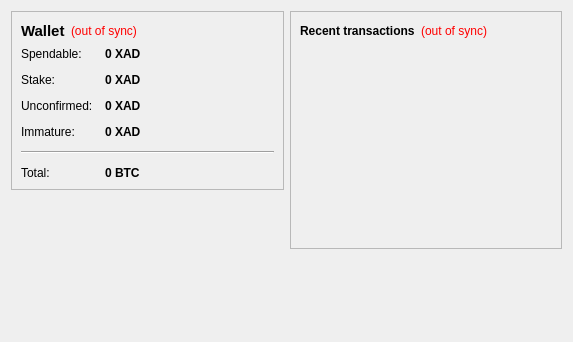
<?xml version="1.0" encoding="UTF-8"?>
<ui version="4.0">
 <class>OverviewPage</class>
 <widget class="QWidget" name="OverviewPage">
  <property name="geometry">
   <rect>
    <x>0</x>
    <y>0</y>
    <width>573</width>
    <height>342</height>
   </rect>
  </property>
  <property name="windowTitle">
   <string>Form</string>
  </property>
  <layout class="QHBoxLayout" name="horizontalLayout" stretch="1,1">
   <item>
    <layout class="QVBoxLayout" name="verticalLayout_2">
     <item>
      <widget class="QFrame" name="frame">
       <property name="frameShape">
        <enum>QFrame::StyledPanel</enum>
       </property>
       <property name="frameShadow">
        <enum>QFrame::Raised</enum>
       </property>
       <layout class="QVBoxLayout" name="verticalLayout_4">
        <item>
         <layout class="QHBoxLayout" name="horizontalLayout_4">
          <item>
           <widget class="QLabel" name="label_5">
            <property name="font">
             <font>
              <pointsize>11</pointsize>
              <weight>75</weight>
              <bold>true</bold>
             </font>
            </property>
            <property name="text">
             <string>Wallet</string>
            </property>
           </widget>
          </item>
          <item>
           <widget class="QLabel" name="labelWalletStatus">
            <property name="toolTip">
             <string>The displayed information may be out of date. Your wallet automatically synchronizes with the Adonis network after a connection is established, but this process has not completed yet.</string>
            </property>
            <property name="styleSheet">
             <string notr="true">QLabel { color: red; }</string>
            </property>
            <property name="text">
             <string notr="true">(out of sync)</string>
            </property>
            <property name="alignment">
             <set>Qt::AlignLeading|Qt::AlignLeft|Qt::AlignVCenter</set>
            </property>
           </widget>
          </item>
          <item>
           <spacer name="horizontalSpacer_2">
            <property name="orientation">
             <enum>Qt::Horizontal</enum>
            </property>
            <property name="sizeHint" stdset="0">
             <size>
              <width>40</width>
              <height>20</height>
             </size>
            </property>
           </spacer>
          </item>
         </layout>
        </item>
        <item>
         <layout class="QFormLayout" name="formLayout_2">
          <property name="fieldGrowthPolicy">
           <enum>QFormLayout::AllNonFixedFieldsGrow</enum>
          </property>
          <property name="horizontalSpacing">
           <number>12</number>
          </property>
          <property name="verticalSpacing">
           <number>12</number>
          </property>
          <item row="0" column="0">
           <widget class="QLabel" name="label">
            <property name="text">
             <string>Spendable:</string>
            </property>
           </widget>
          </item>
          <item row="0" column="1">
           <widget class="QLabel" name="labelBalance">
            <property name="font">
             <font>
              <weight>75</weight>
              <bold>true</bold>
             </font>
            </property>
            <property name="cursor">
             <cursorShape>IBeamCursor</cursorShape>
            </property>
            <property name="toolTip">
             <string>Your current spendable balance</string>
            </property>
            <property name="text">
             <string notr="true">0 XAD</string>
            </property>
            <property name="textInteractionFlags">
             <set>Qt::LinksAccessibleByMouse|Qt::TextSelectableByKeyboard|Qt::TextSelectableByMouse</set>
            </property>
           </widget>
          </item>
          <item row="1" column="0">
           <widget class="QLabel" name="label_6">
            <property name="text">
             <string>Stake:</string>
            </property>
           </widget>
          </item>
          <item row="1" column="1">
           <widget class="QLabel" name="labelStake">
            <property name="font">
             <font>
              <weight>75</weight>
              <bold>true</bold>
             </font>
            </property>
            <property name="cursor">
             <cursorShape>IBeamCursor</cursorShape>
            </property>
            <property name="toolTip">
             <string>Total of coins that was staked, and do not yet count toward the current balance</string>
            </property>
            <property name="text">
             <string notr="true">0 XAD</string>
            </property>
            <property name="textInteractionFlags">
             <set>Qt::LinksAccessibleByMouse|Qt::TextSelectableByKeyboard|Qt::TextSelectableByMouse</set>
            </property>
           </widget>
          </item>
          <item row="2" column="0">
           <widget class="QLabel" name="label_3">
            <property name="text">
             <string>Unconfirmed:</string>
            </property>
           </widget>
          </item>
          <item row="2" column="1">
           <widget class="QLabel" name="labelUnconfirmed">
            <property name="font">
             <font>
              <weight>75</weight>
              <bold>true</bold>
             </font>
            </property>
            <property name="cursor">
             <cursorShape>IBeamCursor</cursorShape>
            </property>
            <property name="toolTip">
             <string>Total of transactions that have yet to be confirmed, and do not yet count toward the current balance</string>
            </property>
            <property name="text">
             <string notr="true">0 XAD</string>
            </property>
            <property name="textInteractionFlags">
             <set>Qt::LinksAccessibleByMouse|Qt::TextSelectableByKeyboard|Qt::TextSelectableByMouse</set>
            </property>
           </widget>
          </item>
          <item row="3" column="0">
           <widget class="QLabel" name="labelImmatureText">
            <property name="text">
             <string>Immature:</string>
            </property>
           </widget>
          </item>
          <item row="3" column="1">
           <widget class="QLabel" name="labelImmature">
            <property name="font">
             <font>
              <weight>75</weight>
              <bold>true</bold>
             </font>
            </property>
            <property name="toolTip">
             <string>Mined balance that has not yet matured</string>
            </property>
            <property name="text">
             <string notr="true">0 XAD</string>
            </property>
            <property name="textInteractionFlags">
             <set>Qt::LinksAccessibleByMouse|Qt::TextSelectableByKeyboard|Qt::TextSelectableByMouse</set>
            </property>
           </widget>
          </item>
          <item row="4" column="0" colspan="2">
           <widget class="Line" name="line">
            <property name="orientation">
             <enum>Qt::Horizontal</enum>
            </property>
           </widget>
          </item>
          <item row="5" column="0">
           <widget class="QLabel" name="labelTotalText">
            <property name="text">
             <string>Total:</string>
            </property>
           </widget>
          </item>
          <item row="5" column="1">
           <widget class="QLabel" name="labelTotal">
            <property name="font">
             <font>
              <weight>75</weight>
              <bold>true</bold>
             </font>
            </property>
            <property name="cursor">
             <cursorShape>IBeamCursor</cursorShape>
            </property>
            <property name="toolTip">
             <string>Your current total balance</string>
            </property>
            <property name="text">
             <string notr="true">0 BTC</string>
            </property>
            <property name="textInteractionFlags">
             <set>Qt::LinksAccessibleByMouse|Qt::TextSelectableByKeyboard|Qt::TextSelectableByMouse</set>
            </property>
           </widget>
          </item>
         </layout>
        </item>
       </layout>
      </widget>
     </item>
     <item>
      <spacer name="verticalSpacer">
       <property name="orientation">
        <enum>Qt::Vertical</enum>
       </property>
       <property name="sizeHint" stdset="0">
        <size>
         <width>20</width>
         <height>40</height>
        </size>
       </property>
      </spacer>
     </item>
    </layout>
   </item>
   <item>
    <layout class="QVBoxLayout" name="verticalLayout_3">
     <item>
      <widget class="QFrame" name="frame_2">
       <property name="frameShape">
        <enum>QFrame::StyledPanel</enum>
       </property>
       <property name="frameShadow">
        <enum>QFrame::Raised</enum>
       </property>
       <layout class="QVBoxLayout" name="verticalLayout">
        <item>
         <layout class="QHBoxLayout" name="horizontalLayout_2">
          <item>
           <widget class="QLabel" name="label_4">
            <property name="text">
             <string>&lt;b&gt;Recent transactions&lt;/b&gt;</string>
            </property>
           </widget>
          </item>
          <item>
           <widget class="QLabel" name="labelTransactionsStatus">
            <property name="toolTip">
             <string>The displayed information may be out of date. Your wallet automatically synchronizes with the Adonis network after a connection is established, but this process has not completed yet.</string>
            </property>
            <property name="styleSheet">
             <string notr="true">QLabel { color: red; }</string>
            </property>
            <property name="text">
             <string notr="true">(out of sync)</string>
            </property>
            <property name="alignment">
             <set>Qt::AlignRight|Qt::AlignTrailing|Qt::AlignVCenter</set>
            </property>
           </widget>
          </item>
          <item>
           <spacer name="horizontalSpacer">
            <property name="orientation">
             <enum>Qt::Horizontal</enum>
            </property>
            <property name="sizeHint" stdset="0">
             <size>
              <width>40</width>
              <height>20</height>
             </size>
            </property>
           </spacer>
          </item>
         </layout>
        </item>
        <item>
         <widget class="QListView" name="listTransactions">
          <property name="styleSheet">
           <string notr="true">QListView { background: transparent; }</string>
          </property>
          <property name="frameShape">
           <enum>QFrame::NoFrame</enum>
          </property>
          <property name="verticalScrollBarPolicy">
           <enum>Qt::ScrollBarAlwaysOff</enum>
          </property>
          <property name="horizontalScrollBarPolicy">
           <enum>Qt::ScrollBarAlwaysOff</enum>
          </property>
          <property name="selectionMode">
           <enum>QAbstractItemView::NoSelection</enum>
          </property>
         </widget>
        </item>
       </layout>
      </widget>
     </item>
     <item>
      <spacer name="verticalSpacer_2">
       <property name="orientation">
        <enum>Qt::Vertical</enum>
       </property>
       <property name="sizeHint" stdset="0">
        <size>
         <width>20</width>
         <height>40</height>
        </size>
       </property>
      </spacer>
     </item>
    </layout>
   </item>
  </layout>
 </widget>
 <resources/>
 <connections/>
</ui>
